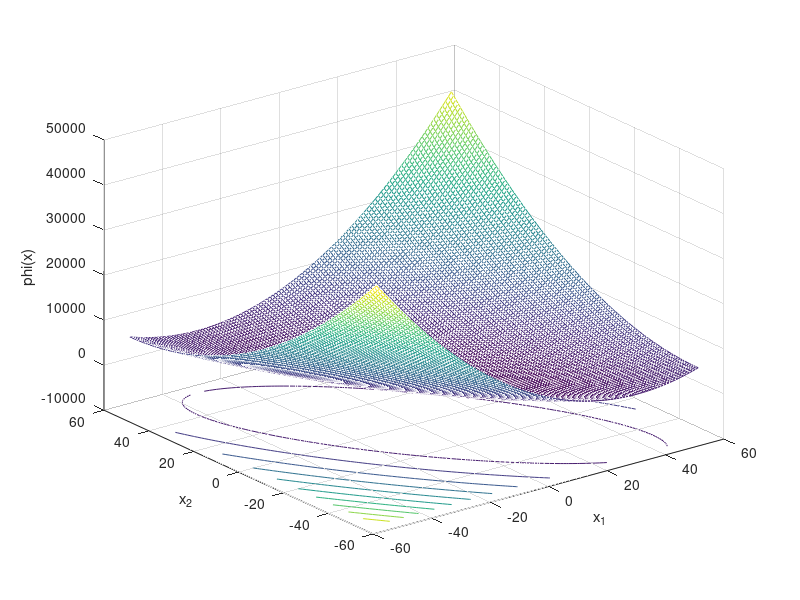
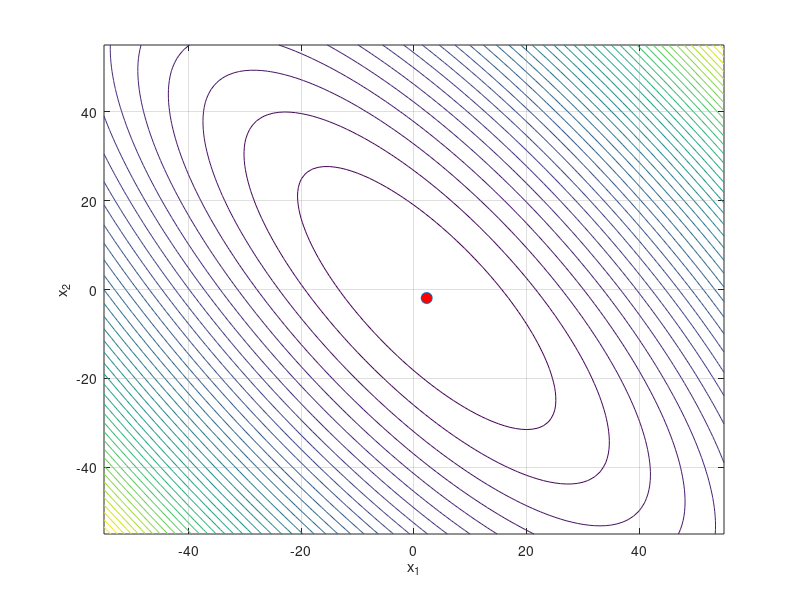

Source code (MATLAB) for these figures, in order:
%%
% soluzione di Ax=b e punto di minimo del funzionale
%
%
close all; clear; clc;
A=[10,6;6,6];b=[11;2];
xsol=A\b;
phi=@(x)[0.5*x'*A*x-b'*x];
x1=(-55:1:55); y1=x1;
n=length(y1); m=length(x1);z=zeros(n,m);
for i=1:n
    for j=1:m
        z(i,j)=phi([x1(j);y1(i)]);
    end
end
figure(1); clf
meshc(x1,y1,z)
hold on
plot3(xsol(1),xsol(2),-1,'o','Markersize',8,'markerfacecolor','r')
xlabel('x_1'); ylabel('x_2');zlabel('phi(x)')
figure(2); clf
contour(x1,y1,z,40)
hold on
plot(xsol(1),xsol(2),'o','Markersize',8,'markerfacecolor','r'); grid on
xlabel('x_1'); ylabel('x_2');

% print(1,'-deps2c','phi_mesh')
% print(2,'-deps2c','phi_cont')


